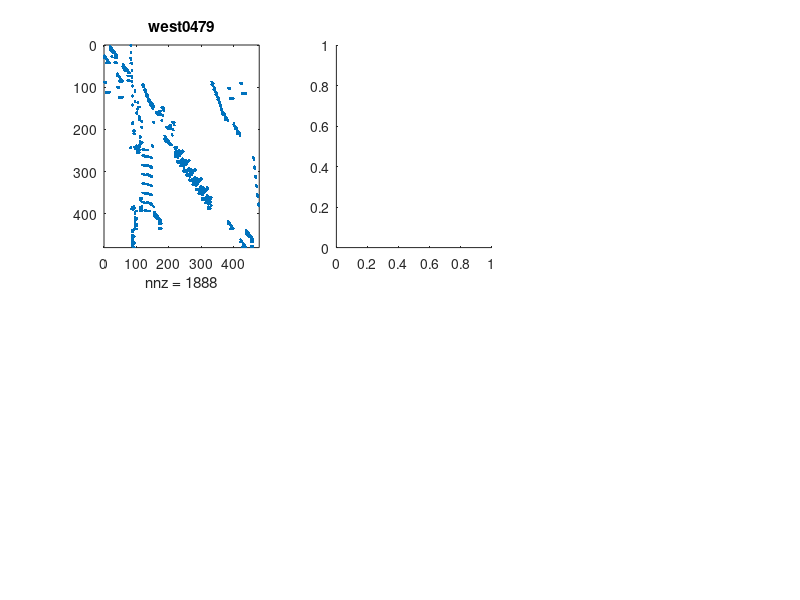

Here is the MATLAB script that generated this plot: (Note: this script raises an error after producing the figure.)
%BTF_DEMO demo for BTF
%
% Example:
%   btf_demo
%
% See also btf, dmperm, strongcomp, maxtrans

% Copyright 2004-2007, Tim Davis, University of Florida

load west0479 ;
A = west0479 ;

figure (1)
clf

subplot (2,3,1) ;
spy (A)
title ('west0479') ;

subplot (2,3,2) ;
[p, q, r] = btf (A) ;
% spy (A (p, abs(q))) ;
drawbtf (A, p, q, r) ;
title ('btf') ;

fprintf ('\nbtf_demo: n %d nnz(A) %d  # of blocks %d\n', ...
    size (A,1), nnz (A), length (r) - 1) ;

subplot (2,3,3) ;
[p, q, r, s] = dmperm (A) ;
drawbtf (A, p, q, r) ;
title ('dmperm btf') 

subplot (2,3,4) ;
[p, r] = strongcomp (A) ;
% spy (A (p, abs(q))) ;
drawbtf (A, p, p, r) ;
title ('strongly conn. comp.') ;

subplot (2,3,5) ;
q = maxtrans (A) ;
spy (A (:,q))
title ('max transversal') ;

subplot (2,3,6) ;
p = dmperm (A) ;
spy (A (p,:))
title ('dmperm maxtrans') ;
